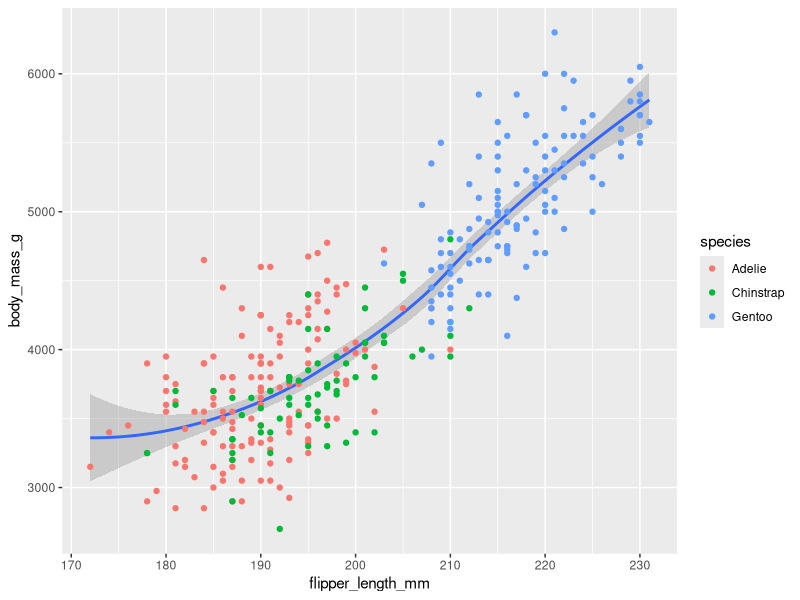
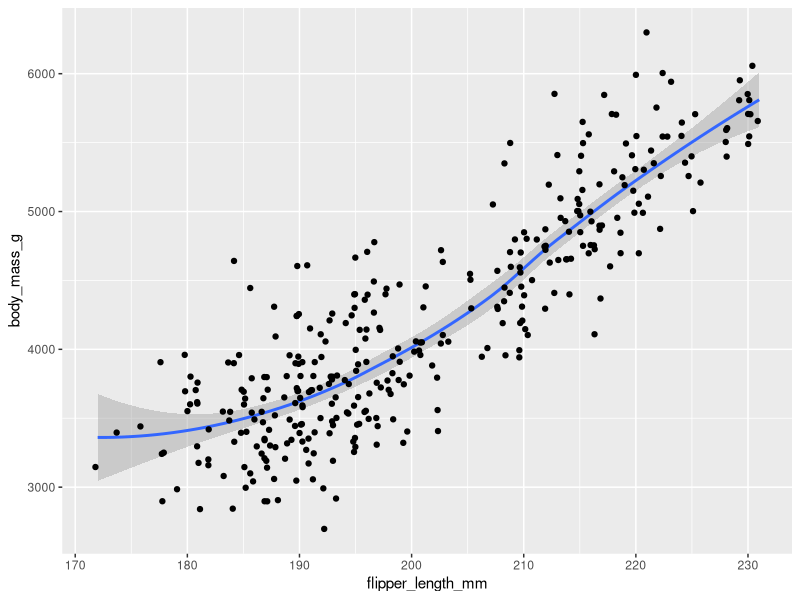

R code for these plots, in order:
install.packages('tidyverse')
install.packages('ggplot2')
install.packages('palmerpenguins')

library(tidyverse)
library(ggplot2)
library(palmerpenguins)

data("penguins")
View(penguins)

ggplot(data = penguins) + 
  geom_smooth(mapping=aes(x=flipper_length_mm, y=body_mass_g)) +
  geom_point(mapping=aes(x=flipper_length_mm, y=body_mass_g, color=species))

ggplot(data = penguins) + 
  geom_smooth(mapping=aes(x=flipper_length_mm, y=body_mass_g)) +
  geom_jitter(mapping=aes(x=flipper_length_mm, y=body_mass_g))
